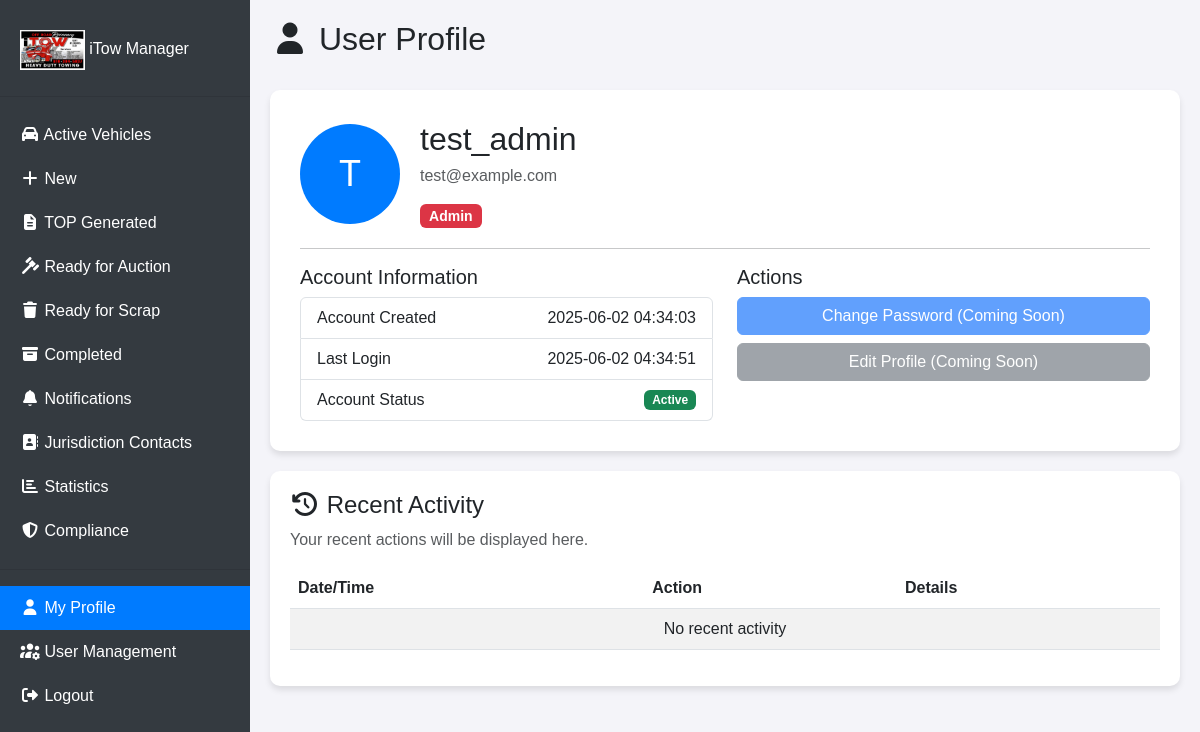
Screenshot of /profile (signed in) with the database file from the repository.
### tables this page shows
CREATE TABLE users (
            id INTEGER PRIMARY KEY AUTOINCREMENT,
            username TEXT UNIQUE NOT NULL,
            email TEXT UNIQUE NOT NULL,
            password_hash TEXT NOT NULL,
            role TEXT NOT NULL DEFAULT 'readonly',
            created_at TEXT NOT NULL,
            last_login TEXT,
            is_active BOOLEAN NOT NULL DEFAULT 1
        );

### auth.py (the view)
@auth_bp.route('/profile')
@login_required
def profile():
    return render_template('profile.html')

### auth.py (called while the page is built)
@login_manager.user_loader
def load_user(user_id):
    return User.get_by_id(user_id)

    @property
    def is_active(self):
        return self._is_active

    @staticmethod
    def get_by_id(user_id):
        conn = sqlite3.connect(get_database_path())
        conn.row_factory = sqlite3.Row
        cursor = conn.cursor()
        cursor.execute("SELECT * FROM users WHERE id = ?", (user_id,))
        user_data = cursor.fetchone()
        conn.close()
        if user_data:
            return User(
                id=user_data['id'],
                username=user_data['username'],
                email=user_data['email'],
                password_hash=user_data['password_hash'],
                role=user_data['role'],
                created_at=user_data['created_at'],
                last_login=user_data['last_login'],
                is_active=bool(user_data['is_active'])
            )
        return None

### database.py (called while the page is built)
def get_database_path():
    base_dir = os.path.dirname(os.path.abspath(__file__))
    db_path = os.path.join(base_dir, 'vehicles.db')
    return db_path

### templates/profile.html (shortened to what this page needs)
<!DOCTYPE html>
<html lang="en">
<head>
    <link href="https://cdn.jsdelivr.net/npm/bootstrap@5.3.0/dist/css/bootstrap.min.css" rel="stylesheet">
    <link href="https://cdn.jsdelivr.net/npm/@fortawesome/fontawesome-free/css/all.min.css" rel="stylesheet">
</head>
<body>
    <div class="sidebar">
        <a class="navbar-brand text-white" href="/"><img src="/static/logo.png" alt="iTow Logo"> iTow Manager</a>
        <hr class="bg-light">
        <a href="/" ><i class="fas fa-car"></i> Active Vehicles</a>
        <a href="#" data-tab="New"><i class="fas fa-plus"></i> New</a>
        <a href="#" data-tab="TOP_Generated"><i class="fas fa-file-alt"></i> TOP Generated</a>
        <a href="#" data-tab="Ready_Auction"><i class="fas fa-gavel"></i> Ready for Auction</a>
        <a href="#" data-tab="Ready_Scrap"><i class="fas fa-trash"></i> Ready for Scrap</a>
        <a href="#" data-tab="Completed"><i class="fas fa-archive"></i> Completed</a>
        <a href="#" data-tab="notifications"><i class="fas fa-bell"></i> Notifications</a>
        <a href="#" data-tab="contacts"><i class="fas fa-address-book"></i> Jurisdiction Contacts</a>
        <a href="#" data-tab="statistics"><i class="fas fa-chart-bar"></i> Statistics</a>
        <a href="#" data-tab="compliance"><i class="fas fa-shield-alt"></i> Compliance</a>
        <hr class="bg-light">
        <a href="{{ url_for('auth.profile') }}" class="active"><i class="fas fa-user"></i> My Profile</a>
        {% if current_user.role == 'admin' %}
        <a href="{{ url_for('auth.admin_users') }}"><i class="fas fa-users-cog"></i> User Management</a>
        {% endif %}
        <a href="{{ url_for('auth.logout') }}"><i class="fas fa-sign-out-alt"></i> Logout</a>
    </div>
    <div class="content">
        <div class="d-flex justify-content-between align-items-center mb-4">
            <h2><i class="fas fa-user"></i> User Profile</h2>
        </div>
        <div class="profile-card">
            <div class="profile-header">
                <div class="profile-avatar">
                    {{ current_user.username[0]|upper }}
                </div>
                <div class="profile-info">
                    <h2>{{ current_user.username }}</h2>
                    <p class="text-muted">{{ current_user.email }}</p>
                    <span class="badge {% if current_user.role == 'admin' %}bg-danger{% else %}bg-primary{% endif %}">
                        {{ current_user.role|title }}
                    </span>
                </div>
            </div>
            <hr>
            <div class="row">
                <div class="col-md-6">
                    <h5>Account Information</h5>
                    <ul class="list-group">
                        <li class="list-group-item d-flex justify-content-between align-items-center">
                            Account Created
                            <span>{{ current_user.created_at }}</span>
                        </li>
                        <li class="list-group-item d-flex justify-content-between align-items-center">
                            Last Login
                            <span>{{ current_user.last_login or 'Never' }}</span>
                        </li>
                        <li class="list-group-item d-flex justify-content-between align-items-center">
                            Account Status
                            <span class="badge {% if current_user.is_active %}bg-success{% else %}bg-danger{% endif %}">
                                {% if current_user.is_active %}Active{% else %}Inactive{% endif %}
                            </span>
                        </li>
                    </ul>
                </div>
                <div class="col-md-6">
                    <h5>Actions</h5>
                    <div class="d-grid gap-2">
                        <button class="btn btn-primary" disabled>Change Password (Coming Soon)</button>
                        <button class="btn btn-secondary" disabled>Edit Profile (Coming Soon)</button>
                    </div>
                </div>
            </div>
        </div>
        <div class="activity-card">
            <h4><i class="fas fa-history"></i> Recent Activity</h4>
            <p class="text-muted">Your recent actions will be displayed here.</p>
            <div class="table-responsive">
                <table class="table table-striped">
                    <thead>
                        <tr>
                            <th>Date/Time</th>
                            <th>Action</th>
                            <th>Details</th>
                        </tr>
                    </thead>
                    <tbody>
                        <tr>
                            <td colspan="3" class="text-center">No recent activity</td>
                        </tr>
                    </tbody>
                </table>
            </div>
        </div>
    </div>
</body>
</html>

### templates/profile.html (style rules this page uses)
body { font-family: Arial, sans-serif; background-color: #f4f4f9; }
.navbar-brand img { height: 40px; }
.sidebar { min-height: 100vh; background-color: #343a40; padding-top: 20px; position: fixed; width: 250px; z-index: 100; }
.sidebar a { color: #ffffff; padding: 10px 20px; display: block; text-decoration: none; }
.sidebar a.active { background-color: #007bff; }
.content { margin-left: 250px; padding: 20px; }
.profile-card { background-color: white; border-radius: 10px; box-shadow: 0 4px 6px rgba(0,0,0,0.1); padding: 30px; margin-bottom: 20px; }
.activity-card { background-color: white; border-radius: 10px; box-shadow: 0 4px 6px rgba(0,0,0,0.1); padding: 20px; }
.profile-header { display: flex; align-items: center; margin-bottom: 20px; }
.profile-avatar { width: 100px; height: 100px; border-radius: 50%; background-color: #007bff; color: white; display: flex; align-items: center; justify-content: center; font-size: 36px; margin-right: 20px; }
.profile-info h2 { margin-bottom: 5px; }
.profile-info .badge { font-size: 14px; }

### rows the page displays
users: username "T", username "test_admin", email "test@example.com", role "Admin", created_at "2025-06-02 04:34:03", last_login "2025-06-02 04:34:51"
